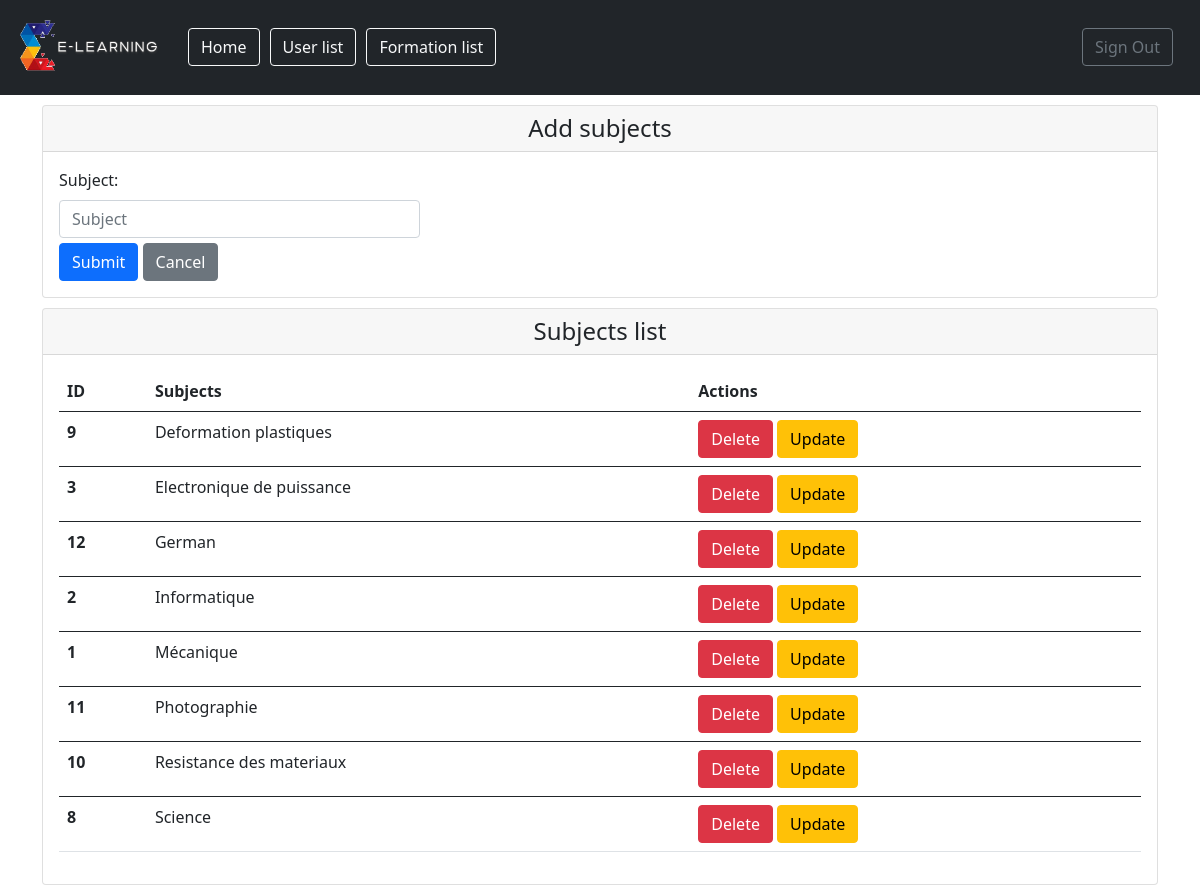
/subjectmanagement.php, run on the app's committed database.
### tables this page shows
CREATE TABLE `matiere` (
  `id` int(11) NOT NULL,
  `designation` varchar(255) NOT NULL
);

### subjectmanagement.php (the view, shortened to what this page needs)
<?php
    include("connexion.php");
?>
<?php
    $modify = NULL;
    $sql="SELECT * FROM matiere;";
    $query=$db->prepare($sql);
    $query->execute();
    $result=$query->fetchAll(PDO::FETCH_ASSOC);
?>
<!DOCTYPE html>
<html lang="en">
<head>
</head>
<body>
    <?php include("menu.php"); ?>
    <div class="container" style="margin-top:10px;">
    <div class="card">
  <h4 class="card-header">Add subjects</h4>
    <div class="card-body">
                <div class="col-sm-4">
                    <form method="POST" action="subjectmanagement.php">
                        <label for="exampleFormControlInput1" class="form-label">Subject:</label>
                        <input class="form-control" type="text" value="<?php if ($modify) { echo $modify['designation'];} ?>" name="designation" placeholder="Subject" aria-label="default input example">
                </div>
                <div style="padding-top: 5px;">
                    <button type="submit" class="btn btn-primary">Submit</button>
                    <button type="reset" class="btn btn-secondary">Cancel</button>
                </div>
    </div>
    </div>
    <div class="card" style="margin-top:10px;">
  <h4 class="card-header">Subjects list</h4>
        <div class="card-body">
        <table class="table">
<thead>
  <tr>
    <th scope="col">ID</th>
    <th scope="col">Subjects</th>
    <th scope="col">Actions</th>
  </tr>
</thead>
<tbody>
    <?php foreach ($result as $el) { ?>
  <tr>
    <th scope="row"> <?php echo $el['id']; ?> </th>
    <td> <?php echo $el['designation']; ?> </td>
    <td>
    <a href="subjectmanagement.php?id_delete=<?php echo $el['id']; ?>" class="btn btn-danger" onclick="return confirm('You want to delete ?')" >Delete</a>
    <a class="btn btn-warning" href="subjectmanagement.php?id_update=<?php echo $el['id']; ?>">Update</a>
    </td>
  </tr>
</tbody>
<?php } ?>
</table>
        </div>
    </div>
</div>
</body>
</html>

### menu.php (shortened to what this page needs)
<!DOCTYPE html>
<html lang="en">
<head>
    <link href="https://cdn.jsdelivr.net/npm/bootstrap@5.0.2/dist/css/bootstrap.min.css" rel="stylesheet">
</head>
<body>
    <nav class="navbar navbar-expand-lg navbar-dark bg-dark">
        <div class="container-fluid">
            <a class="navbar-brand" href="#">
            <img src="logo.png" alt="" width="150px">
          </a>
          <div class="collapse navbar-collapse" id="navbarNavDropdown">
            <ul class="navbar-nav">
              <li class="nav-item">
                <a class="btn btn-outline-light" aria-current="page" href="home.php">Home</a>
              </li>
              <li class="nav-item">
                <a class="btn btn-outline-light" href="userlist.php">User list</a>
              </li>
              <?php if($_SESSION['role']!="Director") { ?>
              <li class="nav-item">
                <a class="btn btn-outline-light" href="formationlist.php">Formation list</a>
              </li>
              <?php } ?>
            </ul>
          </div>
          <a style="margin-right:15px;" class="btn btn-outline-secondary" href="deconnexion.php">Sign Out</a>
        </div>
        </nav>
</body>
</html>

### subjectmanagement.php (style rules this page uses)
h4 { text-align: center; }

### menu.php (style rules this page uses)
li { margin-left: 10px; }

### data on the page
matiere: id "9", designation "Deformation plastiques"
matiere: id "3", designation "Electronique de puissance"
matiere: id "12", designation "German"
matiere: id "2", designation "Informatique"
matiere: id "1", designation "Mécanique"
matiere: id "11", designation "Photographie"
matiere: id "10", designation "Resistance des materiaux"
matiere: id "8", designation "Science"
